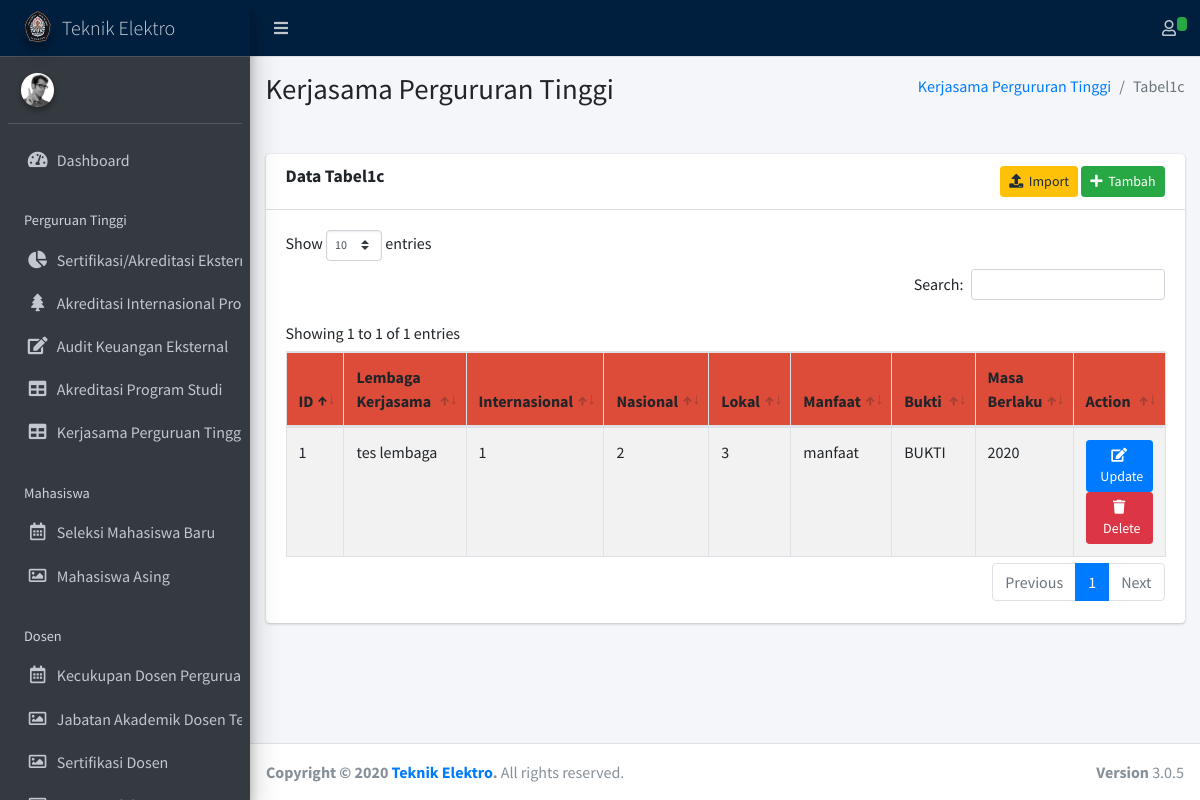
The app's page /index.php/tabel1c with its own data.
### tables this page shows
CREATE TABLE `tabel1c` (
  `id` int(11) NOT NULL,
  `lembaga_kerjasama` varchar(128) NOT NULL,
  `internasional` int(2) NOT NULL,
  `nasional` int(2) NOT NULL,
  `lokal` int(2) NOT NULL,
  `manfaat` text NOT NULL,
  `bukti` text NOT NULL,
  `masa_berlaku` int(4) NOT NULL,
  `created_at` datetime NOT NULL,
  `updated_at` datetime NOT NULL
);

### application/controllers/Tabel1c.php (called while the page is built, shortened)
<?php
class Tabel1c extends CI_Controller {
    public function __construct()
    {
        $this->load->model('Tabel1cModel');
    }
	public function index()
	{
        $tabel1cs = $this->Tabel1cModel->show();
        $this->load->view('main.php',[
            "page" => "tabel1c",
            "content" => [],
            "tabel1cs" => $tabel1cs,
        ]);
    }
}

### index.php (called while the page is built, shortened)
<?php
require_once BASEPATH.'core/CodeIgniter.php';

### application/models/Tabel1cModel.php (called while the page is built, shortened)
<?php if(!defined('BASEPATH')) exit('Hacking Attempt : Keluar dari sistem..!!');
class Tabel1cModel extends CI_Model
{
    public function show()
    {
        $this->db->select('*');
        return $this->db->get('tabel1c')->result();
    }
}

### application/views/pages/tabel1c.php (the view, shortened to what this page needs)
<div class="content-wrapper">
	<section class="content-header">
      <div class="container-fluid">
        <div class="row mb-2">
          <div class="col-sm-6">
            <h1>Kerjasama Pergururan Tinggi</h1>
          </div>
          <div class="col-sm-6">
            <ol class="breadcrumb float-sm-right">
              <li class="breadcrumb-item"><a href="#">Kerjasama Pergururan Tinggi</a></li>
              <li class="breadcrumb-item active">Tabel1c</li>
            </ol>
          </div>
        </div>
      </div>
    </section>
	<br>
	<section class="content">
		<div class="container-fluid">
			<div class="row">
				<div class="col-12">
					<div class="card">
						<div class="card-header">
							<h3 class="card-title"><b>Data Tabel1c </b></h3>
							<div class="text-right">
								<button type="button" class="btn btn-sm btn-warning" data-toggle="modal"
									data-target="#import-tabel1c"><i class="fa fa-upload"></i>&nbsp&nbspImport</button>
								<button type="button" class="btn btn-sm btn-success" data-toggle="modal"
									data-target="#tambah-tabel1c"><i class="fa fa-plus"></i>&nbsp&nbspTambah</button>
							</div>
						</div>
						<div class="card-body table-responsive">
							<table class="table table-striped table-bordered table-hover dataku">
								<thead class="atas">
									<tr>
										<th width="5%">ID</th>
										<th width="15%">Lembaga Kerjasama</th>
										<th width="5%">Internasional</th>
										<th width="5%">Nasional</th>
										<th width="5%">Lokal</th>
										<th width="10%">Manfaat</th>
										<th width="10%">Bukti</th>
										<th width="10%">Masa Berlaku</th>
										<th width="10%">Action</th>
									</tr>
								</thead>
								<tbody>
									<?php
									$no=1;
									foreach ($tabel1cs as $tabel1c) {
									?>
									<tr>
										<td><?php echo $no; ?></td>
										<td><?php echo $tabel1c->lembaga_kerjasama; ?></td>
										<td><?php echo $tabel1c->internasional; ?></td>
										<td><?php echo $tabel1c->nasional; ?></td>
										<td><?php echo $tabel1c->lokal; ?></td>
										<td><?php echo $tabel1c->manfaat; ?></td>
										<td><?php echo $tabel1c->bukti; ?></td>
										<td><?php echo $tabel1c->masa_berlaku; ?></td>
										<td>
											<button type="button" class="btn btn-sm btn-primary" data-toggle="modal"
												data-target="#edit-tabel1c<?php echo $tabel1c->id;?>"><i
													class="fa fa-edit"></i>&nbsp&nbspUpdate</button>
											<a class="btn btn-danger btn-sm delete-link" href="<?= base_url('Tabel1c/delete/'.$tabel1c->id);?>"><i
													class="fa fa-trash "></i>&nbsp&nbspDelete</a>
										</td>
									</tr>
									<?php $no++; } ?>
								</tbody>
							</table>
						</div>
					</div>
				</div>
			</div>
		</div>
	</section>
</div>

### application/views/templates/head.php (style rules this page uses)
.atas { background-color: #DD4B39; border-color: green; border-color: green; }

### records on screen
tabel1c: lembaga_kerjasama "tes lembaga", internasional "1", nasional "2", lokal "3", manfaat "manfaat", bukti "BUKTI", masa_berlaku "2020"
